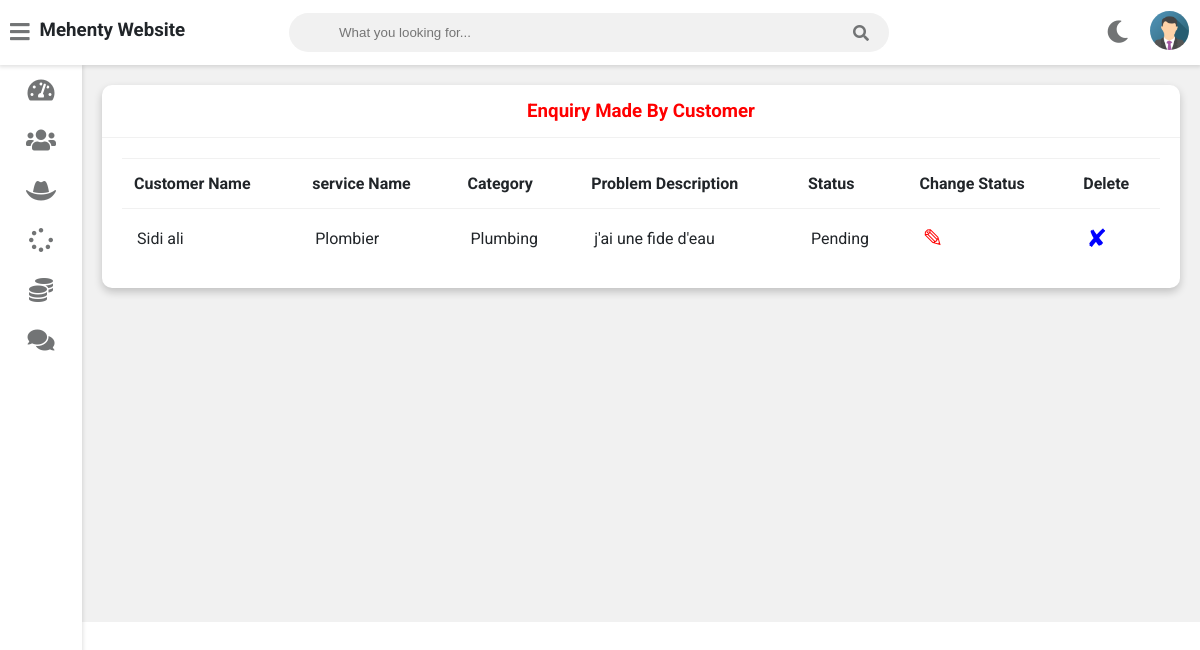
/admin-view-request (signed in), run on the app's committed database.
### service/models.py (models this page shows, shortened)
class Customer(models.Model):
    user=models.OneToOneField(User,on_delete=models.CASCADE)
    profile_pic= models.ImageField(upload_to='profile_pic/CustomerProfilePic/',null=True,blank=True)
    address = models.CharField(max_length=40)
    mobile = models.CharField(max_length=20,null=False)
    @property
    def get_name(self):
        return self.user.first_name+" "+self.user.last_name

class Request(models.Model):
    cat=(('Plumbing', 'Plumbing'),('Electricity', 'Electricity'),('Painting', 'Painting'),('Carpentry', 'Carpentry'))
    category=models.CharField(max_length=50,choices=cat)
    service_no=models.PositiveIntegerField(null=False)
    service_name = models.CharField(max_length=40,null=False)
    problem_description = models.CharField(max_length=500,null=False)
    date=models.DateField(auto_now=True)
    cost=models.PositiveIntegerField(null=True)
    customer=models.ForeignKey('Customer', on_delete=models.CASCADE,null=True)
    Technician=models.ForeignKey('Technician',on_delete=models.CASCADE,null=True)
    stat=(('Pending','Pending'),('Approved','Approved'),('Repairing','Repairing'),('Repairing Done','Repairing Done'),('Released','Released'))
    status=models.CharField(max_length=50,choices=stat,default='Pending',null=True)

### service/views.py (the view)
# urls.py: path('admin-view-request',views.admin_view_request_view,name='admin-view-request'),
@login_required(login_url='adminlogin')
def admin_view_request_view(request):
    enquiry=models.Request.objects.all().order_by('-id')
    customers=[]
    for enq in enquiry:
        customer=models.Customer.objects.get(id=enq.customer_id)
        customers.append(customer)
    return render(request,'service/admin_view_request.html',{'data':zip(customers,enquiry)})

### templates/service/admin_view_request.html
{% extends 'service/adminbase.html' %}
{% block content %}
	<div class="wrapper">
		<div class="row">
			<div class="col-12 col-m-12 col-sm-12">
				<div class="card">
					<div class="card-header">
						<h3 style="color:red; text-align:center" >Enquiry Made By Customer
						</h3>
					</div>
					<div class="card-content">
						<table>
							<thead>
                <tr>
                  <th>Customer Name</th>
                  <th>service Name</th>
                  <th>Category</th>
                  <th>Problem Description</th>
                  <th>Status</th>
                  <th>Change Status</th>
                  <th>Delete</th>
                </tr>
							</thead>
							<tbody>
                {% for c,r in data %}
                <tr>
                  <td> {{c.get_name}}</td>
                  <td> {{r.service_name}}</td>
                  <td>{{r.category}}</td>
                  <td>{{r.problem_description}}</td>
                  <td>{{r.status}}</td>
                  <td><a  style="color:red; text-decoration:none;font-size:25px;" href="{% url 'change-status' r.id  %}">&#9998;</a></td>
                  <td><a style="color:blue; text-decoration:none;font-size:25px;"href="{% url 'admin-delete-request' r.id  %}">&#10008;</a></td>
                </tr>
                {% endfor %}
							</tbody>
						</table>
					</div>
				</div>
			</div>
		</div>
<br><br><br><br><br><br><br><br><br><br><br><br><br><br><br><br>
	</div>
{% endblock content %}

### static/style.css (style rules this page uses)
:root { --primary-color: #4834d4; --success-color: #6ab04c; --warning-color: #f0932b; --danger-color: #eb4d4b; --light-color: #212529; --light-second-color: #727475; --light-background: #ffffff; --light-second-background: #f1f1f1; --dark-color: #909090; --dark-second-color: #f5f6fa; --dark-background: #23242D; --dark-second-background: #181818; }
.light { --main-bg-color: var(--light-background); --second-bg-color: var(--light-second-background); --main-color: var(--light-color); --second-color: var(--light-second-color); }
* { box-sizing: border-box; }
body { font-family: 'Roboto', sans-serif; background: var(--main-bg-color); color: var(--main-color); margin: 0; }
.wrapper { padding: 10px; margin-left: 82px; padding-top: 75px; background: var(--second-bg-color); transition: margin-left .5s; }
.row { display: flex; flex-wrap: wrap; flex-direction: row; }
.row:after, .row:before { box-sizing: border-box; }
[class*="col-"] { padding: 10px; }
@media only screen and (min-width: 600px) { .col-sm-12 { width: 100%; } }
@media only screen and (min-width: 768px) { .col-m-12 { width: 100%; } }
@media only screen and (min-width: 992px) { .col-12 { width: 100%; } }
.card { background: var(--main-bg-color); color: var(--main-color); border-radius: 10px; margin-bottom: 10px; box-shadow: 0 4px 8px 0 rgba(0,0,0,0.2); }
.card-header { padding: 15px 30px; border-bottom: 1px solid var(--second-bg-color); position: relative; }
.card-header h3 { margin: 0; }
.card-content { padding: 20px; overflow-x: auto; }
table { border-collapse: collapse; width: 100%; }
table td { border-top: 1px solid var(--second-bg-color); padding: 15px; }
table th { border-top: 1px solid var(--second-bg-color); border-bottom: 1px solid var(--second-bg-color); padding: 15px 12px; text-align: left; }

### data on the page
Customer: get_name "Sidi ali", service_name "Plombier", category "Plumbing", problem_description "j'ai une fide d'eau", status "Pending"
